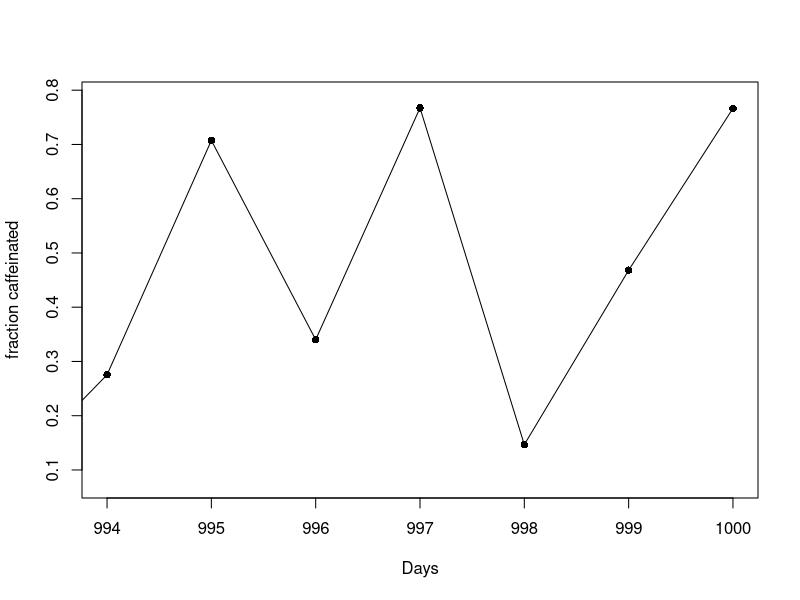
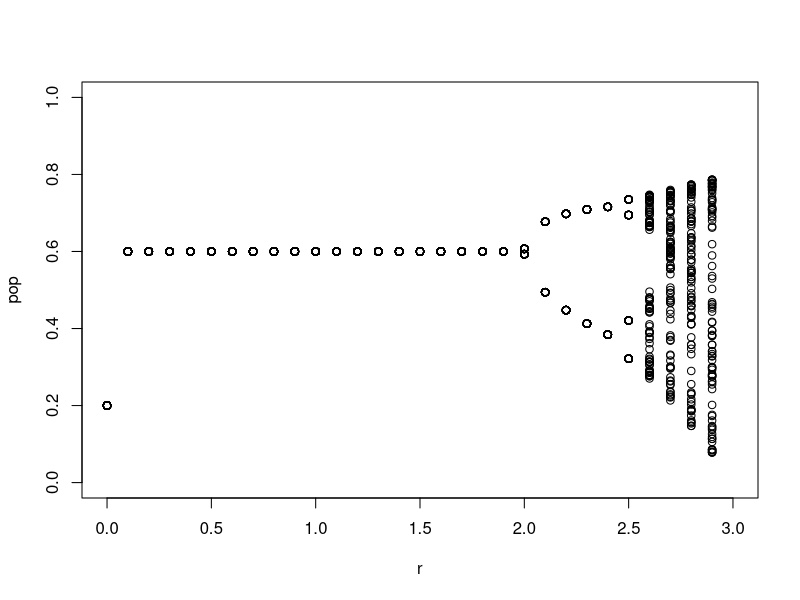

The R source for these figures, in order:
# How much caffeine is there in the jar?

# n - number of days
# x - fraction of caffeinated

nMax <- 1000 # max number of days to simulate

r <- 2.9
K <- 0.6
x <- rep(0, nMax) # fraction caffeinated
x[1] <- 0.2 # initial fraction caffeinated

for (n in 2:nMax) {
  x[n] <- x[n-1] + r*(1-x[n-1]/K)*x[n-1]
}

plot(x, type='o', pch=16, col='black', ylab='fraction caffeinated', xlab='Days',xlim = c(nMax-6,nMax))
x

#-------g
nMax=1000
r=seq(0,2.9,0.1)
x=matrix(NA,nMax,length(r))
x[1,]=rep(0.2,length(r))
K=0.6

for(ri in 1:length(r)){
  for (n in 2:nMax) {
    x[n,ri] <- x[n-1,ri] + r[ri]*(1-x[n-1,ri]/K)*x[n-1,ri]
  }
}

#get the last 100 obs 
xmat=x[901:1000,]

#plot
plot(NULL,xlab="r",ylab="pop",xlim=c(0,3),ylim=c(0,1))
for (i in 1:length(r)) {
  points(x=rep(r[i],dim(xmat)[1]),y=xmat[,i])
}


